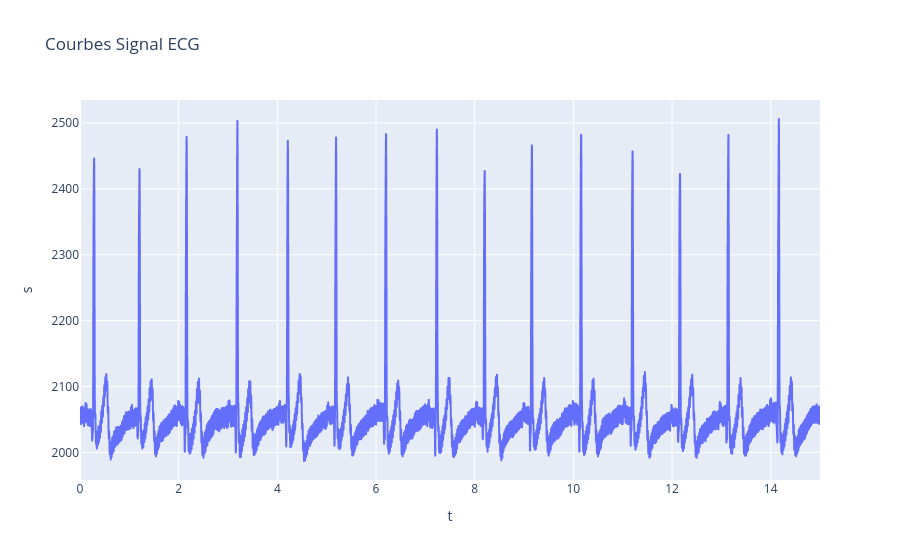
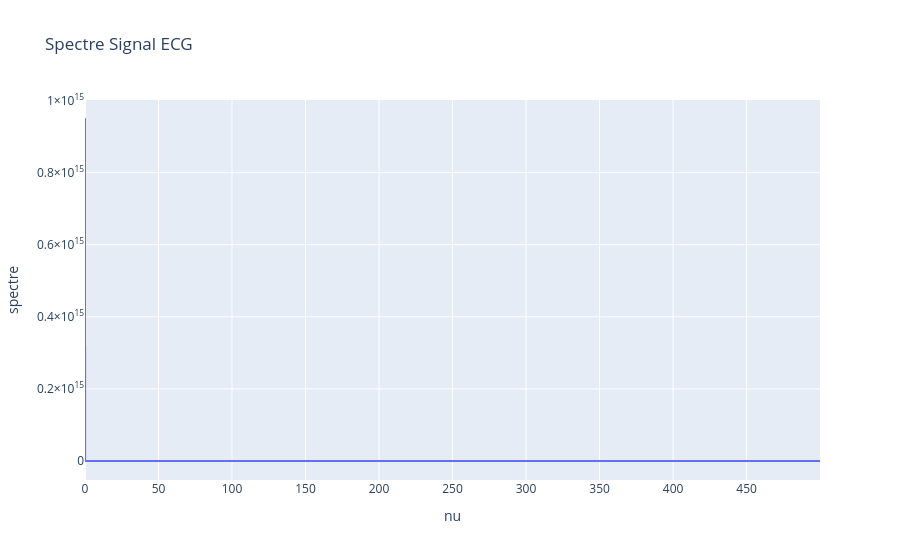

Write notebook code for charts like these, in order.
### Markdown cell above
En zoomant, on remarque que plusieurs motifs sont similaires, le signal est pseudo périodique et on peut repérer une certaine période. On peut donc repérer une fondamentale.

### Code cell
signal_dict2 = np.load('ecg_signal.npz') # signal_dict est un dictionnaire contenant les données contenues dans le fichier signal.npz
s2 = signal_dict2['s.npy'] # extraction du signal utile
t2 = signal_dict2['t.npy'] # extraction du vecteur temps associé au signal

df2=pd.DataFrame({"t":t2,"s":s2})
figure2=px.line(df2,x="t",y="s",title="Courbes Signal ECG")
figure2.show()

nu2, S2 = san.trans_fourier(s2,t2)
S_Reelle2 = np.real(S2)
S_Imag2 = np.imag(S2)

spectre2=np.sqrt(S_Reelle2**2+S_Imag2**2)**2

df_TF_R2=pd.DataFrame({"nu":nu2,"spectre":spectre2})
figure_TF_R2=px.line(df_TF_R2,x="nu",y="spectre",title="Spectre Signal ECG")
figure_TF_R2.show()

### Figure 1 — Plotly figure (JSON) as saved in the notebook; plotly's stock layout.template omitted (floating-point values rounded to 4 significant figures; data arrays with more than 128 entries replaced by an {"elided": "..."} marker saying what was removed)
{"data": [{"hovertemplate": "t=%{x}<br>s=%{y}<extra></extra>", "legendgroup": "", "line": {"color": "#636efa", "dash": "solid"}, "marker": {"symbol": "circle"}, "mode": "lines", "name": "", "showlegend": false, "type": "scattergl", "x": {"elided": "15000 float values"}, "xaxis": "x", "y": {"elided": "15000 float values"}, "yaxis": "y"}], "layout": {"legend": {"tracegroupgap": 0}, "title": {"text": "Courbes Signal ECG"}, "xaxis": {"anchor": "y", "domain": [0, 1], "title": {"text": "t"}}, "yaxis": {"anchor": "x", "domain": [0, 1], "title": {"text": "s"}}}}

### Figure 2 — Plotly figure (JSON) as saved in the notebook; plotly's stock layout.template omitted (floating-point values rounded to 4 significant figures; data arrays with more than 128 entries replaced by an {"elided": "..."} marker saying what was removed)
{"data": [{"hovertemplate": "nu=%{x}<br>spectre=%{y}<extra></extra>", "legendgroup": "", "line": {"color": "#636efa", "dash": "solid"}, "marker": {"symbol": "circle"}, "mode": "lines", "name": "", "showlegend": false, "type": "scattergl", "x": {"elided": "7500 float values"}, "xaxis": "x", "y": {"elided": "7500 float values"}, "yaxis": "y"}], "layout": {"legend": {"tracegroupgap": 0}, "title": {"text": "Spectre Signal ECG"}, "xaxis": {"anchor": "y", "domain": [0, 1], "title": {"text": "nu"}}, "yaxis": {"anchor": "x", "domain": [0, 1], "title": {"text": "spectre"}}}}
